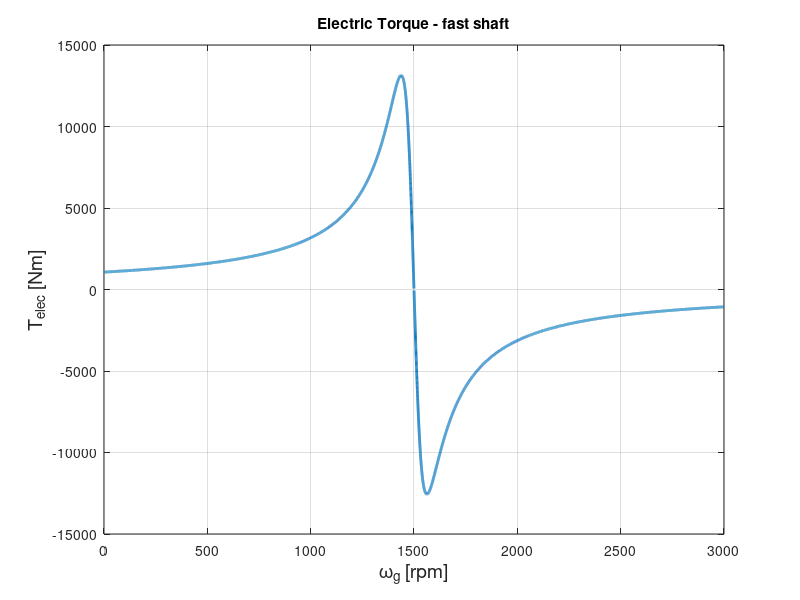
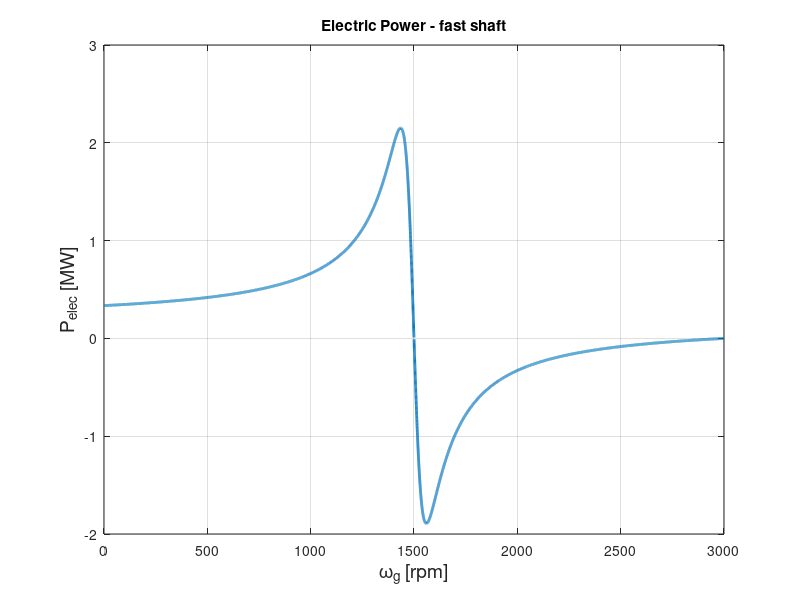
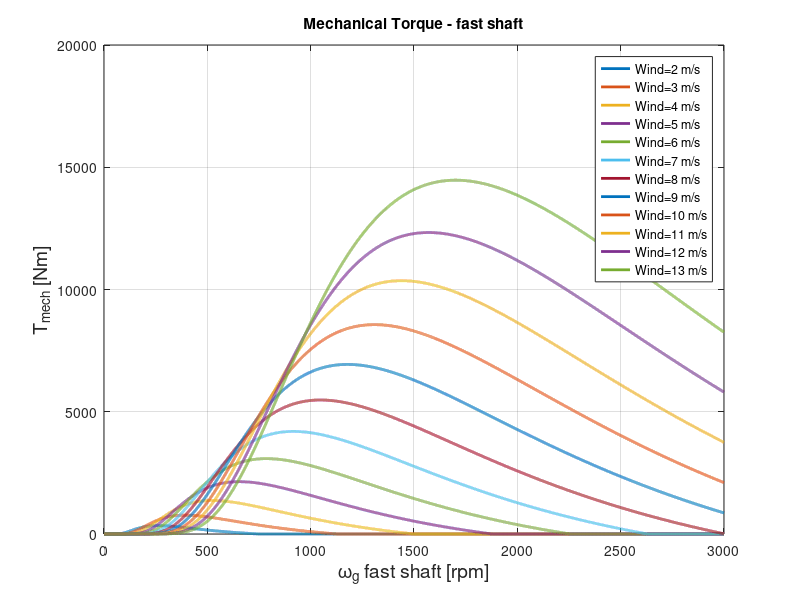
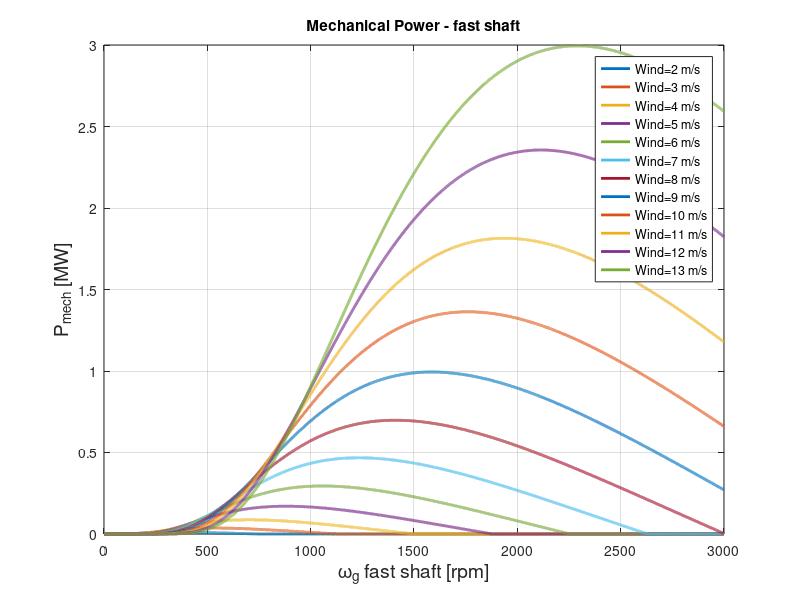

Source code (MATLAB) for these figures, in order: (Note: this script raises an error after producing the figures.)
clc;
clear;
close all;

% Steady state analysis
% Develop an steady-state model of a Type 1 wind turbine connected to the grid

%% Squirrel cage induction motor equivalent scheme

%         Xs      Rs              Xr    Rr/s
% ------|||||--/\/\/\-----------|||||--/\/\/\----.
% +        --->         |   |    --->            |
%           Is          X   /     Ir             |
% V                 Xm  X   \ Rm                 |
%                       X   /                    |
% -                     |   |                    |
% -----------------------------------------------·

% Induction Machine parameters (from Assignment 2 tables) 

Vnom=960;               % Nominal grid voltage
Pnom=2;
fs = 50;                 % Synchronous freaquency [Hz]
pols=2;                 % Pole pairs
Rs=0.005;               % Stator resistance
Xs=2 * pi * fs * 4e-4;  % Leakage stator inductance (impedance)
Rr=0.009;               % Rotor resistance
Xr=2*pi*50*3e-4 ;       % Leakage rotor inductance (impedance)
Xm=2 * pi * fs * 15e-3; % Magnetizing branch inductance
Rm=140;                 % Iron branch resistance
V=Vnom/sqrt(3);         % .......
ws=2*pi*fs/pols;        % Synchronous speed [rad s^-1]

% Equations workflow to generate the torque-speed plot

s = -1 : 1e-4 : 1; 
wg = sort(( 1 - s ) .* ws); % [rad s^-1]  % rps of the rotor
Zm = ( Rm * 1j * Xm) / (Rm + 1j * Xm); 
paralel = (((Rr ./ s + 1j * Xr) * Zm) ./ ((Rr ./ s + 1j * Xr) + Zm )); 
% the parallel reactance changes depending on the freaquency fr (s)
imp = paralel + 1j*Xs + Rs;
% the total impedance has values that changes from negative to positive
Is = V ./ imp;  %stator current
Vr = Is .* paralel; 
Ir = Vr ./ (Rr ./ s + 1j.*Xr);  
% The rotor current is positive when it's in motor behaviour
Telec1 = (3 .* Rr .* abs(Ir).^2) ./ (s .* ws);
Pelec1 = Telec1 .* ( 1 - s ) .* ws; 
% Calcolo della potenza complessa iniettata nella rete
S = 3 * V * conj(Is);  % Potenza complessa trifase

% Calcolo della potenza attiva (parte reale)
P = real(S);

% Calcolo della potenza reattiva (parte immaginaria)
Q = imag(S);

figure (1); 
plot(wg * 30 / pi, -Telec1,'LineWidth',2);grid on;
title('Electric Torque - fast shaft')
xlabel('\omega_g [rpm]','FontSize',14);
ylabel('T_{elec} [Nm]','FontSize',14);

figure (2); 
plot(wg * 30 / pi, -Pelec1 ./ 1e6,'LineWidth',2);grid on;
title('Electric Power - fast shaft')
xlabel('\omega_g [rpm]','FontSize',14);
ylabel('P_{elec} [MW]','FontSize',14);

%% Wind Turbine Aereodynamics

% Create a script to obtain the Speed-Power and Speedtorque curves 
% for a wind turbine using the Assignment 2 data

% Cp parameters for fixed speed turbine
c1=0.44;
c2=125;
c3=0;c4=0;c5=0;
c6=6.94;
c7=16.5;
c8=0;
c9=-0.002;

% operations limit 
v_in = 3; % cut-in speed [m/s]
v_out = 20; % cut-in speed [m/s]

% WT parameters
R_turbina=38;          % WT diameter is 76 [m] 
A=pi * R_turbina^2;    % Area
rho=1.225;             % Air density
angle_pitch=0;         % Pitch angle
n_multiplicador = 80;  % Transmission ratio

% Calculation for different shaft speed and for different wind speeds         
wg_rpm = 60 .* wg ./ (2*pi);  % rotation per minute of the fast shaft
for ii=1:1:12       % Creation of the 'for' loop. It will execute it 6 times, as defined (1:1:6)
    vw=1+ii;     % Wind speed (for simplicity, we calculate it based on the iteration number)
    tsr= wg * R_turbina / (n_multiplicador * vw); % Calculation of the Tip speed ratio
    k1=( tsr+c8*angle_pitch).^(-1) - c9/(1+angle_pitch^3); % aux variable for the cp calculation
    cp = max(0,c1*(c2*k1-c3*angle_pitch-c4*angle_pitch^c5-c6).*exp(-c7*k1)); % Calculation of the Cp
    %constant for the current iteration
    T_turbina(ii,:) = (1/n_multiplicador)*0.5*rho*A*cp*vw^3./(wg/n_multiplicador); % Turbine torque (fast shaft)
    txt{ii}=['Wind=' num2str(vw) ' m/s']; % Creation of a 'txt' vector for the legend
end

P_turbina = T_turbina .* wg;

% Torque - Speed plot
figure(3)
plot(wg_rpm,T_turbina,'LineWidth',2)
xlabel('\omega_g fast shaft [rpm]','FontSize',14);
ylabel('T_{mech} [Nm]','FontSize',14);
legend(txt) % legend
grid on
title('Mechanical Torque - fast shaft') % title

% Power - Speed plot
figure(4)
plot(wg_rpm,P_turbina ./ 1e6,'LineWidth',2)
xlabel('\omega_g fast shaft [rpm]','FontSize',14);
ylabel('P_{mech} [MW]','FontSize',14);
legend(txt) % legend
grid on
title('Mechanical Power - fast shaft') % title

% With the mouse pointer check on the graphs that the maximum power
% for a certain wind speed doesn't lay on the same max torque wg_rpm

%% Superimpose the two graphs
% Trova i valori di T_elec negativi

% Trova il massimo di T_elec_neg e il suo indice
[T_elec_max, idx_max] = max(Telec1);

% Trova tutti gli indici con T_elec_neg > 0 prima del picco massimo
idx_positive = find(Telec1(1:idx_max) > 0); % Solo fino al picco

% Crea un vettore ridotto mantenendo NaN per i valori indesiderati
T_elec_reduce = Telec1;                % Copia il vettore originale
T_elec_reduce(setdiff(1:length(Telec1), idx_positive)) = NaN; % Imposta NaN dove Telec1 < 0

% Inizializza le intersezioni
wg_rpm_intersections = [];  % Velocità alle intersezioni
T_intersections = [];       % Coppia alle intersezioni
vw_intersections = [];      % Velocità del vento associata

% Loop sulle curve di coppia per ogni velocità del vento
for ii = 1:size(T_turbina, 1) % Per ogni curva colorata
    % Differenza tra T_turbina (curva corrente) e T_elec_reduce
    DeltaT = T_turbina(ii, :) - T_elec_reduce;
    
    % Trova i punti di cambio segno (escludi i NaN)
    idx_intersection = find(~isnan(DeltaT(1:end-1)) & ~isnan(DeltaT(2:end)) & ...
                            (DeltaT(1:end-1) .* DeltaT(2:end) < 0));
    
    % Registra i valori validi (velocità e coppia)
    wg_rpm_intersections = [wg_rpm_intersections, wg_rpm(idx_intersection)];
    T_intersections = [T_intersections, T_turbina(ii, idx_intersection)];
    vw_intersections = [vw_intersections, ones(1, length(idx_intersection)) * (1 + ii)]; % Velocità del vento
end

% Crea una tabella con i dati
IntersectionTable = table(vw_intersections', T_intersections', wg_rpm_intersections', ...
    'VariableNames', {'WindSpeed_vw', 'Torque_T', 'ShaftSpeed_wg'});

% Salva la tabella in un file CSV
writetable(IntersectionTable, 'IntersectionData.csv');

% Mostra i risultati
disp('Tabella delle intersezioni salvata:');
disp(IntersectionTable);

% Visualizza le intersezioni sul grafico
figure(5);
plot(wg_rpm, T_turbina, 'LineWidth', 2); grid on; % Coppia turbina
hold on;
plot(wg_rpm, T_elec_reduce, 'k', 'LineWidth', 2); % Coppia elettrica ridotta
scatter(wg_rpm_intersections, T_intersections, 'ro', 'filled'); % Intersezioni
title('Superimpose generator and turbine characteristics with intersections');
xlabel('\omega_g [rpm]', 'FontSize', 14);
ylabel('Torque [Nm]', 'FontSize', 14);
legend([txt, "Electric Torque", "Intersections"]);

%% Power curve 

P_t = zeros(size(T_intersections)); % Potenza calcolata

% Calcola la potenza per ogni intersezione
for i = 1:length(T_intersections)
    P_t(i) = T_intersections(i) * (wg_rpm_intersections(i) * 2 * pi / 60); % Calcola P = T * ω
    if P_t(i) > Pnom * 1e6 % Se supera la potenza nominale
        P_t(i) = Pnom * 1e6; % Limita la potenza
    end
end

% Assicurati che vw_intersections e P_t siano colonne
vw_intersections = vw_intersections(:); % Converte in colonna se non lo è
P_t = P_t(:); % Converte in colonna se non lo è

% Aggiungi i valori iniziali e finali
v_in = vw_intersections(1); % Velocità iniziale del vento
vw_intersections = [v_in; vw_intersections; 20; 20]; % Aggiungi velocità iniziale e finale
P_t = [0; P_t; Pnom * 1e6; 0]; % Aggiungi potenza iniziale (0) e finale (2 MW, poi 0)

% Limiti per il plot
x_lim = max(vw_intersections) + 1; % Limite asse x (aggiungi margine)
y_lim = Pnom + 1; % Limite asse y (aggiungi margine)

% Grafico della potenza
figure(6);
plot(vw_intersections, P_t / 1e6, 'bo-', 'LineWidth', 2, 'MarkerFaceColor', 'b'); % Potenza in MW
grid on;
xlabel('Wind Speed [m/s]', 'FontSize', 14);
ylabel('Power [MW]', 'FontSize', 14);
title('Turbine Power vs Wind Speed', 'FontSize', 14);
legend('Turbine Power', 'Location', 'NorthWest');
xlim([0 x_lim])
ylim([0 y_lim])

%% Power coeffficient 

% Calcolo della potenza ideale
P_ideal = 0.5 * rho * A * (vw_intersections.^3); % Potenza teorica
C_p = P_t ./ P_ideal; % Fattore di potenza (efficienza)

% Limiti per il plot
x_lim = max(vw_intersections) + 1; % Limite asse x (aggiungi margine)
y_lim = max(C_p) + 0.1; % Limite asse y (aggiungi margine)

% Grafico del fattore di potenza
figure(7);
plot(vw_intersections, C_p, 'ro-', 'LineWidth', 2, 'MarkerFaceColor', 'r');
grid on;
xlabel('Wind Speed [m/s]', 'FontSize', 14);
ylabel('Power Factor', 'FontSize', 14);
title('Power Factor vs Wind Speed', 'FontSize', 14);
xlim([0 x_lim])
ylim([0 y_lim])

%% Tip speed ratio 

tsr = R_turbina .* (mean(wg_rpm_intersections)./60) ./ (vw_intersections .* n_multiplicador);

% Limiti per il plot
x_lim = max(vw_intersections) + 1; % Limite asse x (aggiungi margine)
y_lim = max(tsr) + 0.1; % Limite asse y (aggiungi margine)

figure(8);
plot(vw_intersections, tsr, 'r-o', 'LineWidth', 2, 'MarkerFaceColor', 'r');
grid on;
xlabel('Wind Speed [m/s]', 'FontSize', 14);
ylabel('TRS (-)', 'FontSize', 14);
title('Tip speed ratio vs Wind Speed', 'FontSize', 14);
xlim([0 x_lim ]);
ylim([0 y_lim]); % Il coefficiente di potenza massimo teorico è Betz limit (~0.59)

%% Grid active and reactive power 
%hola hola 
%modifica un acazzata 